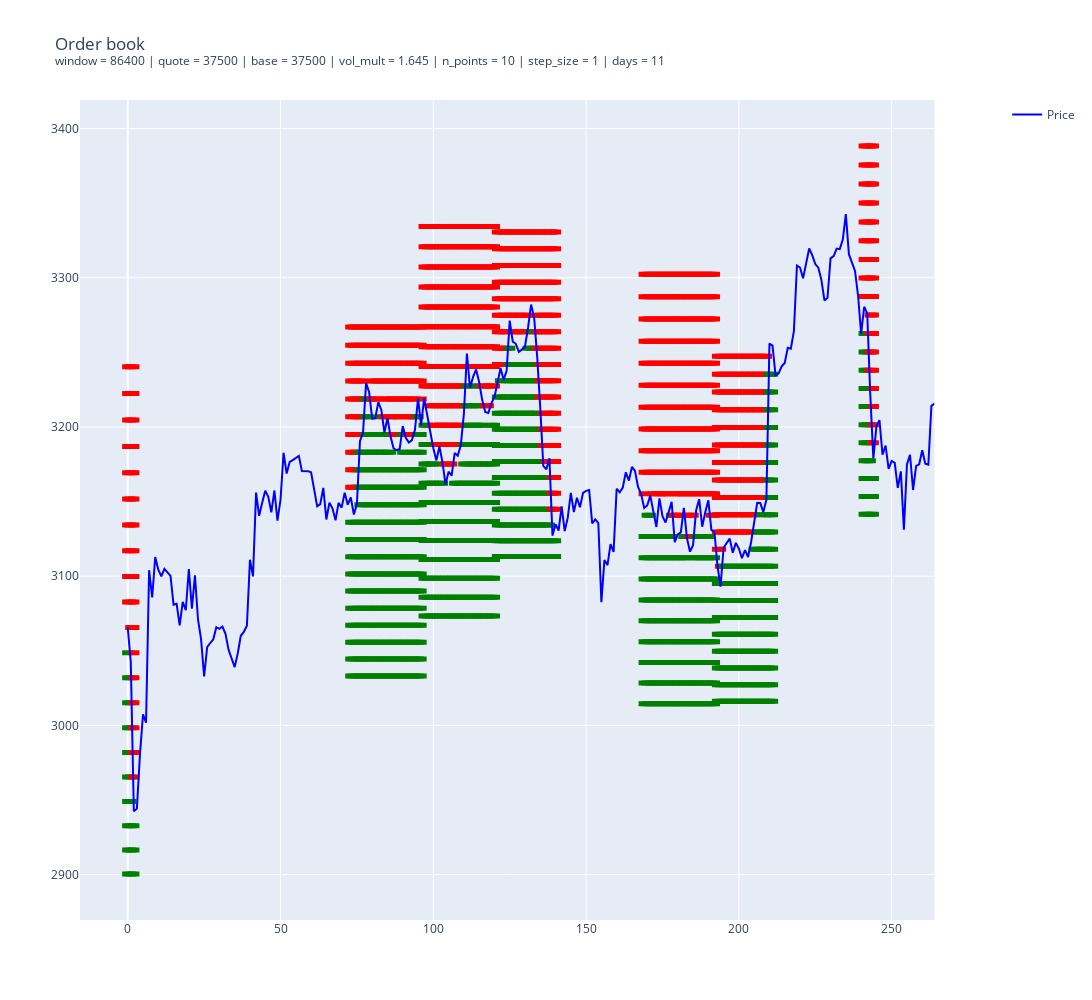

Here is the notebook cell this chart was saved with:
### Code cell
fig = make_subplots(
    rows=1,
    cols=1,
    shared_xaxes=True,
    vertical_spacing=0.05,
    subplot_titles=(""),
    specs=[[{"secondary_y": True}]],
)

for i, ob in enumerate(order_book_history_1h.iterrows()):
    bids = ob[1].bids
    asks = ob[1].asks

    fig.add_trace(
        go.Scatter(
            x=[i for _ in range(len(bids))],
            y=tuple(bids),
            mode="markers",
            name="Bids",
            showlegend=False,
            marker=dict(
                color="green",
                symbol="line-ew-open",
                size=8,
                line=dict(width=5, color="black"),
            ),
        ),
    )

    fig.add_trace(
        go.Scatter(
            x=[i for _ in range(len(asks))],
            y=tuple(asks),
            mode="markers",
            name="Asks",
            showlegend=False,
            marker=dict(
                color="red",
                symbol="line-ew-open",
                size=8,
                line=dict(width=5, color="black"),
            ),
        ),
    )

fig.add_trace(
    go.Scatter(
        x=[i for i in range(len(order_book_history_1h))],
        y=res_1h.price[window_hours:],
        mode="lines",
        name="Price",
        marker=dict(color="blue"),
    )
)

fig.update_layout(
    height=1000,
    width=1600,
    title_text=f"Order book<br><sup>window = {window} | quote = {quote} | base = {base} | vol_mult = {vol_mult} | n_points = {n_points} | step_size = {step_size} | days = {days}</sup>",
)

fig.show()
